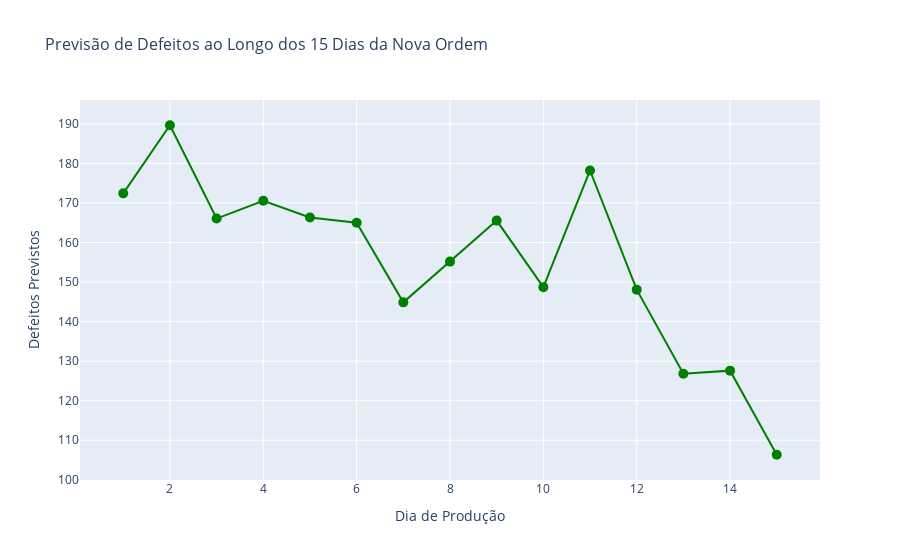

Source (notebook cell):
### Markdown cell above
### Visualização Geral

### Code cell
print(f"Total de defeitos previsto para a nova ordem: {total_defeitos_previsto[0]:.2f}")

fig = go.Figure()

fig.add_trace(go.Scatter(x=df_dias_duracao['Dia Contado'],
                         y=df_dias_duracao['Defeitos Previstos'],
                         mode='lines+markers',
                         marker=dict(size=10),
                         line=dict(color='green'),
                         name='Defeitos Previstos'))

fig.update_layout(
    title=f'Previsão de Defeitos ao Longo dos {dias_duracao} Dias da Nova Ordem',
    title_font_size=16,
    xaxis_title='Dia de Produção',
    xaxis_title_font_size=14,
    yaxis_title='Defeitos Previstos',
    yaxis_title_font_size=14
)

fig.show()

df_dias_duracao[['Dia Contado', 'Defeitos Previstos']].set_index('Dia Contado')

### Figure 1 — Plotly figure (JSON) as saved in the notebook; plotly's stock layout.template omitted (floating-point values rounded to 4 significant figures)
{"data": [{"line": {"color": "green"}, "marker": {"size": 10}, "mode": "lines+markers", "name": "Defeitos Previstos", "type": "scatter", "x": [1, 2, 3, 4, 5, 6, 7, 8, 9, 10, 11, 12, 13, 14, 15], "y": [172.4, 189.6, 166.1, 170.5, 166.3, 165.0, 144.9, 155.2, 165.5, 148.7, 178.2, 148.1, 126.8, 127.6, 106.3]}], "layout": {"title": {"font": {"size": 16}, "text": "Previsão de Defeitos ao Longo dos 15 Dias da Nova Ordem"}, "xaxis": {"title": {"font": {"size": 14}, "text": "Dia de Produção"}}, "yaxis": {"title": {"font": {"size": 14}, "text": "Defeitos Previstos"}}}}
